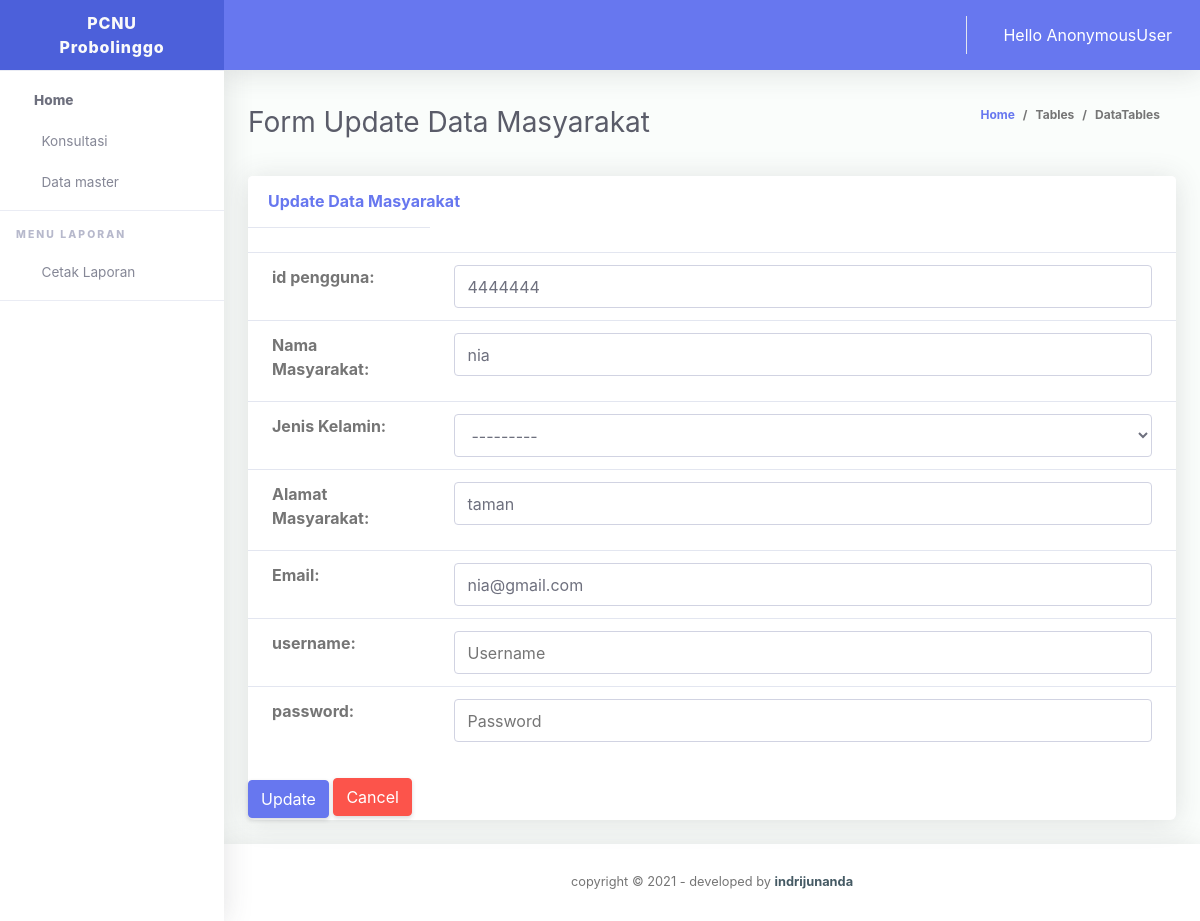
/updatemasyarakat/1, run on the app's committed database.
### konsultasi/models.py (models this page shows, shortened)
class Masyarakat(models.Model):
 JenisKelamin=(
 ('Laki-Laki', 'Laki-Laki'),
 ('Perempuan' , 'Perempuan'),
 )
 id_pengguna = models.CharField(max_length=200, blank=True, null=True)
 nama_lengkap = models.CharField(max_length=50, blank=True, null=True)
 Jenis_kelamin = models.CharField(max_length=100, blank=True, null=True, choices=JenisKelamin)
 alamat = models.CharField(max_length=200, blank=True, null=True)
 email = models.CharField(max_length=200, blank=True, null=True)
 username = models.CharField(max_length=200, blank=True, null=True)
 password = models.CharField(max_length=200, blank=True, null=True)
 date_created= models.DateTimeField(auto_now_add=True, null=True)

### konsultasi/views.py (the view)
# urls.py: path('updatemasyarakat/<str:pk>', views.updatemasyarakatPage, name='updatemasyarakat'),
def updatemasyarakatPage(request, pk):
    up_masyarakat = Masyarakat.objects.get(id=pk)
    formmasyarakat = MasyarakatForm(instance=up_masyarakat)
    if request.method == 'POST':
        formedit = MasyarakatForm(request.POST, request.FILES, instance=up_masyarakat)
        if formedit.is_valid:
            formedit.save()
            return redirect('masyarakat')
    context = {
        'judul': 'Edit Order',
        'form' : formmasyarakat,
    }
    return render(request, 'konsultasi/updatemasyarakat.html', context)

### konsultasi/templates/konsultasi/updatemasyarakat.html (shortened to what this page needs)
{% include 'navbar.html' %}
        <div class="container-fluid" id="container-wrapper">
          <div class="d-sm-flex align-items-center justify-content-between mb-4">
            <h1 class="h3 mb-0 text-gray-800">Form Update Data Masyarakat</h1>
            <ol class="breadcrumb">
              <li class="breadcrumb-item"><a href="./">Home</a></li>
              <li class="breadcrumb-item">Tables</li>
              <li class="breadcrumb-item active" aria-current="page">DataTables</li>
            </ol>
          </div>
          <div class="row">
            <div class="col-lg-12">
              <div class="card mb-4">
                <div class="card-header py-3 d-flex flex-row align-items-center justify-content-between">
                   <h6 class="m-0 font-weight-bold text-primary"> Update Data Masyarakat</h6>
                </div>
                <form action="" method="POST">
                    <table class="table">
                      <tr>
                        <td>
                        {{ form.as_table }}
                      </td></tr>
                    </table>
                    <br>
                    <input type="submit" class="btn btn-primary" value="Update"/>
                    <a class="btn btn-danger mb-1" href="{% url 'masyarakat' %}" role="button">Cancel</a>
                    </form>
            </div></div></div>
       {% include 'base.html' %}

### data on the page
Masyarakat: id_pengguna "4444444", nama_lengkap "nia", Jenis_kelamin "---------", alamat "taman", email "nia@gmail.com"

### other printed values
{{ request.user }} "AnonymousUser"
